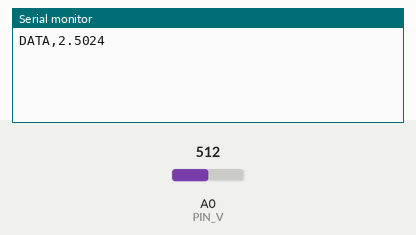
Recording of a sketch running on a simulated Arduino Uno, built with avr-gcc and run on an emulated ATmega328P. Parts: the last lines printed to the serial monitor. The test bench sets the inputs (shaded band); at power-on: A0 (PIN_V) = 512.

Above: at 1.8 s.
1.9 s: A0 (PIN_V) set to 716
At 2.6 s:
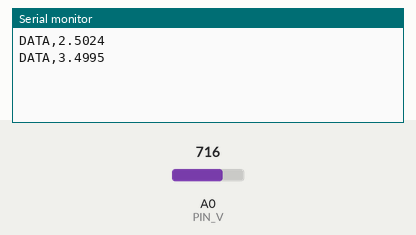
3.4 s: A0 (PIN_V) set to 900
At 4.9 s:
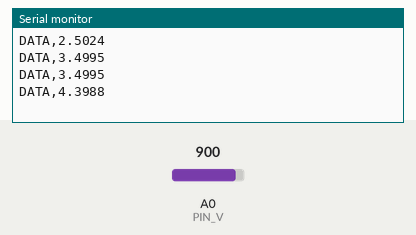
Timing chart, 0 to 6.4 s (numbered marks = the images above; inputs shaded):
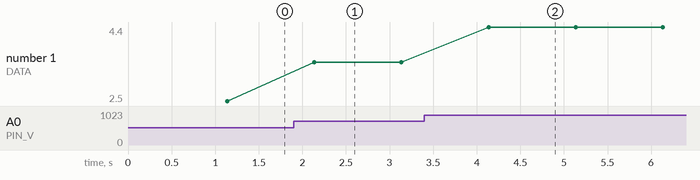

The sketch:

flujo_arduino.ino
```cpp
// Lectura de la tarjeta F/V (salida V -> A0)
// Envía por serie solo el voltaje crudo, una línea por muestra:  DATA,<voltaje>
// La conversión a Hz y a flujo la hace logger.py, igual que data_logging.py
// del equipo de pruebas (tipo 'flow_rate_new_sensor').
//Subir sin cerrar sesion
//sudo chmod a+rw /dev/ttyACM0
const int   PIN_V        = A0;
// Mide con multímetro el pin 5V del Arduino y escribe aquí el valor real
// (ej. 4.96). De esto depende la exactitud de la lectura.
const float VREF         = 5.00;
const unsigned long INTERVALO_MS = 1000;  // una muestra por segundo
const int   PROMEDIOS    = 64;

unsigned long ultimo = 0;

void setup() {
  Serial.begin(9600);
}

void loop() {
  if (millis() - ultimo < INTERVALO_MS) return;
  ultimo = millis();

  long suma = 0;
  for (int i = 0; i < PROMEDIOS; i++) {
    suma += analogRead(PIN_V);
    delay(2);
  }
  float volts = (suma / (float)PROMEDIOS) * VREF / 1023.0;

  Serial.print("DATA,");
  Serial.println(volts, 4);
}
```

Measured:
- after the input at 1.9 s, the serial monitor: prints a new line after 0.24 s (image 1)
- after the input at 3.4 s, the serial monitor: prints a new line after 0.74 s (image 2)
- plotted number 1: 2.5 → 3.5 after the input at 1.9 s, 3.5 → 4.4 after the input at 3.4 s
